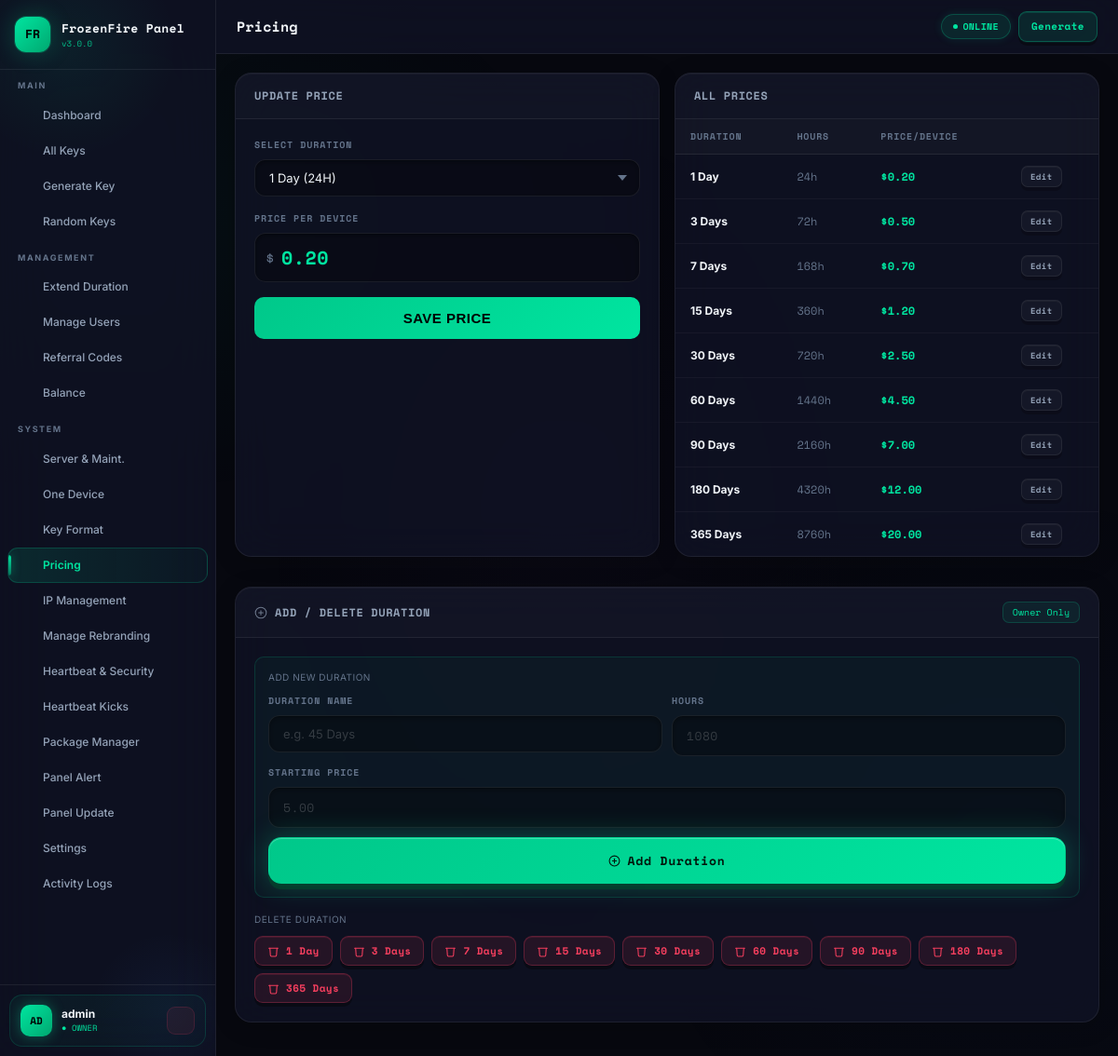
The app's page /pricing.php (signed in) with its own data.
### tables this page shows
CREATE TABLE IF NOT EXISTS `panel_settings` (
  `id`         int(11)      NOT NULL AUTO_INCREMENT,
  `skey`       varchar(100) NOT NULL,
  `svalue`     text         DEFAULT NULL,
  `updated_at` datetime     NOT NULL DEFAULT CURRENT_TIMESTAMP ON UPDATE CURRENT_TIMESTAMP,
  PRIMARY KEY (`id`),
  UNIQUE KEY `skey` (`skey`)
);

CREATE TABLE IF NOT EXISTS `prices` (
  `id`       int(11)       NOT NULL AUTO_INCREMENT,
  `duration` varchar(50)   NOT NULL,
  `hours`    int(11)       NOT NULL,
  `price`    decimal(8,2)  NOT NULL DEFAULT 0.00,
  PRIMARY KEY (`id`),
  UNIQUE KEY `duration` (`duration`)
);

### app/Config/db.php (called while the page is built, shortened)
<?php
class DB {
    private static ?DB $inst = null;
    private PDO $pdo;
    private function __construct() {
        $dsn = 'mysql:host='.DB_HOST.';dbname='.DB_NAME.';charset='.DB_CHARSET;
        try {
            $this->pdo = new PDO($dsn, DB_USER, DB_PASS, [
                PDO::ATTR_ERRMODE            => PDO::ERRMODE_EXCEPTION,
                PDO::ATTR_DEFAULT_FETCH_MODE => PDO::FETCH_OBJ,
                PDO::ATTR_EMULATE_PREPARES   => false,
            ]);
        } catch (PDOException $e) {
            http_response_code(500);
            die(json_encode(['ok'=>false,'msg'=>'DB connection failed']));
        }
    }
    public static function i(): self {
        if (!self::$inst) self::$inst = new self();
        return self::$inst;
    }
    public function q(string $sql, array $p = []): PDOStatement {
        $s = $this->pdo->prepare($sql);
        $s->execute($p);
        return $s;
    }
    public function one(string $sql, array $p = []): ?object {
        return $this->q($sql,$p)->fetch() ?: null;
    }
    public function all(string $sql, array $p = []): array {
        return $this->q($sql,$p)->fetchAll();
    }
}
function db(): DB { return DB::i(); }

### app/Helpers/security.php (called while the page is built, shortened)
<?php
require_once dirname(__DIR__).'/Config/db.php';
function getSetting(string $key, string $def=''): string {
    $r = db()->one("SELECT svalue FROM panel_settings WHERE skey=?",[$key]);
    return $r ? ($r->svalue ?? $def) : $def;
}

### pricing.php (the view, shortened to what this page needs)
<?php
require_once __DIR__.'/app/Config/db.php';
require_once __DIR__.'/app/Helpers/security.php';
$pageTitle='Pricing'; $activeNav='pricing';
require_once __DIR__.'/app/Views/Layout/header.php';
$prices  = db()->all("SELECT * FROM prices ORDER BY hours ASC");
$priceMap= [];
foreach ($prices as $p) $priceMap[$p->duration] = (float)$p->price;
$sel      = $_GET['dur'] ?? ($prices[0]->duration??'');
$selPrice = $priceMap[$sel]??0;
?>
<div class="g2">
  <div class="card">
    <div class="card-h"><span class="ct">Update Price</span></div>
    <div class="card-b">
      <div class="fg">
        <label class="fl">Select Duration</label>
        <select class="fi" id="durSel" onchange="onDurChange(this.value)">
          <?php foreach($prices as $p): ?>
          <option value="<?=htmlspecialchars($p->duration)?>" <?=$p->duration===$sel?'selected':''?>>
            <?=htmlspecialchars($p->duration)?> (<?=$p->hours>=720?round($p->hours/720).'M':($p->hours>=168?round($p->hours/24).'D':$p->hours.'H')?>)
          </option>
          <?php endforeach; ?>
        </select>
      </div>
      <div class="fg">
        <label class="fl">Price per Device</label>
        <div style="position:relative">
          <span style="position:absolute;left:12px;top:50%;transform:translateY(-50%);color:var(--muted);font-family:var(--mono);font-size:16px">$</span>
          <input class="fi fi-mono" type="number" id="priceInp"
            value="<?=number_format($selPrice,2)?>"
            step="0.01" min="0"
            style="padding-left:28px;font-size:20px;font-weight:800;color:var(--acc)">
        </div>
      </div>
      <button onclick="savePrice()" id="saveBtn"
        style="width:100%;padding:14px;background:linear-gradient(135deg,#00c88a,#00e5a0);border:none;border-radius:10px;color:#000;font-weight:900;font-size:15px;cursor:pointer;letter-spacing:.5px;transition:.2s;display:flex;align-items:center;justify-content:center;gap:8px">
        <span id="saveBtnTxt">SAVE PRICE</span>
      </button>
    </div>
  </div>
  <div class="card">
    <div class="card-h"><span class="ct">All Prices</span></div>
    <div class="tw"><table>
      <thead><tr><th>Duration</th><th>Hours</th><th>Price/Device</th><th></th></tr></thead>
      <tbody>
        <?php foreach($prices as $p): ?>
        <tr>
          <td style="font-weight:700"><?=htmlspecialchars($p->duration)?></td>
          <td style="font-family:var(--mono);color:var(--muted)"><?=$p->hours?>h</td>
          <td style="color:var(--acc);font-family:var(--mono);font-weight:700" id="pval-<?=md5($p->duration)?>">$<?=number_format((float)$p->price,2)?></td>
          <td><button class="btn btn-ghost btn-xs" onclick="selectDur('<?=htmlspecialchars(addslashes($p->duration))?>')">Edit</button></td>
        </tr>
        <?php endforeach; ?>
      </tbody>
    </table></div>
  </div>
</div>
<div class="card" style="margin-top:16px">
  <div class="card-h">
    <span class="ct">
      <svg viewBox="0 0 24 24" fill="none" stroke="currentColor" stroke-width="1.8" stroke-linecap="round" stroke-linejoin="round" width="14" height="14"><circle cx="12" cy="12" r="10"/><line x1="12" y1="8" x2="12" y2="16"/><line x1="8" y1="12" x2="16" y2="12"/></svg>
      Add / Delete Duration
    </span>
    <span class="owner-only">Owner Only</span>
  </div>
  <div class="card-b">
    <div style="background:rgba(0,229,160,.04);border:1px solid rgba(0,229,160,.15);border-radius:10px;padding:14px;margin-bottom:16px">
      <div style="font-size:10px;color:var(--muted);text-transform:uppercase;letter-spacing:.5px;margin-bottom:10px">Add New Duration</div>
      <div class="g2" style="gap:10px;margin-bottom:10px">
        <div class="fg" style="margin:0">
          <label class="fl">Duration Name</label>
          <input class="fi" id="newDurName" placeholder="e.g. 45 Days">
        </div>
        <div class="fg" style="margin:0">
          <label class="fl">Hours</label>
          <input class="fi fi-mono" type="number" id="newDurHours" placeholder="1080" min="1">
        </div>
      </div>
      <div class="fg" style="margin-bottom:10px">
        <label class="fl">Starting Price</label>
        <input class="fi fi-mono" type="number" id="newDurPrice" placeholder="5.00" step="0.01" min="0">
      </div>
      <button onclick="addDuration()" class="btn btn-acc btn-full">
        <svg viewBox="0 0 24 24" fill="none" stroke="currentColor" stroke-width="1.8" stroke-linecap="round" stroke-linejoin="round" width="13" height="13"><circle cx="12" cy="12" r="10"/><line x1="12" y1="8" x2="12" y2="16"/><line x1="8" y1="12" x2="16" y2="12"/></svg>
        Add Duration
      </button>
    </div>
    <div style="font-size:10px;color:var(--muted);text-transform:uppercase;letter-spacing:.5px;margin-bottom:10px">Delete Duration</div>
    <div style="display:flex;gap:8px;flex-wrap:wrap">
      <?php foreach($prices as $p): ?>
      <button class="btn btn-red btn-sm" onclick="delDuration('<?=htmlspecialchars(addslashes($p->duration))?>')">
        <svg viewBox="0 0 24 24" fill="none" stroke="currentColor" stroke-width="1.8" stroke-linecap="round" stroke-linejoin="round" width="11" height="11"><polyline points="3 6 5 6 21 6"/><path d="M19 6l-1 14a2 2 0 0 1-2 2H8a2 2 0 0 1-2-2L5 6"/></svg>
        <?=htmlspecialchars($p->duration)?>
      </button>
      <?php endforeach; ?>
    </div>
  </div>
</div>
<?php require_once __DIR__.'/app/Views/Layout/footer.php'; ?>

### app/Views/Layout/header.php (shortened to what this page needs)
<?php
require_once dirname(dirname(__DIR__)).'/Config/db.php';
require_once dirname(dirname(__DIR__)).'/Helpers/security.php';
$panelName  = getSetting('panel_name','HB Panel');
$panelLogo  = getSetting('panel_logo','');
$maintMode  = getSetting('maintenance_mode','0') === '1';
$pageTitle  = $pageTitle ?? 'Dashboard';
$activeNav  = $activeNav ?? '';
$ulevel     = (int)($_SESSION['ulevel'] ?? 3);
$uname      = $_SESSION['uname'] ?? 'User';
$levelNames = [1=>'Owner',2=>'Admin',3=>'Reseller'];
$levelLabel = $levelNames[$ulevel] ?? 'User';
function ico($name) {
    return $icons[$name] ?? '';
}
$navItems = [
  'dashboard' => ['ico'=>ico('dashboard'),'label'=>'Dashboard',       'href'=>'/dashboard.php', 'min'=>3],
  'allkeys'   => ['ico'=>ico('keys'),     'label'=>'All Keys',         'href'=>'/keys.php',      'min'=>3],
  'generate'  => ['ico'=>ico('generate'), 'label'=>'Generate Key',     'href'=>'/generate.php',  'min'=>3],
  'genrandom' => ['ico'=>ico('random'),   'label'=>'Random Keys',      'href'=>'/genrandom.php', 'min'=>3],
  'extend'    => ['ico'=>ico('extend'),   'label'=>'Extend Duration',  'href'=>'/extend.php',    'min'=>2],
  'users'     => ['ico'=>ico('users'),    'label'=>'Manage Users',     'href'=>'/users.php',     'min'=>2],
  'referral'  => ['ico'=>ico('referral'), 'label'=>'Referral Codes',   'href'=>'/referral.php',  'min'=>2],
  'balance'   => ['ico'=>ico('balance'),  'label'=>'Balance',          'href'=>'/balance.php',   'min'=>2],
  'panelset'  => ['ico'=>ico('server'),   'label'=>'Server & Maint.',  'href'=>'/panelset.php',  'min'=>1],
  'onedevice' => ['ico'=>ico('onedevice'),'label'=>'One Device',       'href'=>'/onedevice.php', 'min'=>1],
  'keyformat' => ['ico'=>ico('keyformat'),'label'=>'Key Format',       'href'=>'/keyformat.php', 'min'=>1],
  'pricing'   => ['ico'=>ico('pricing'),  'label'=>'Pricing',          'href'=>'/pricing.php',   'min'=>1],
  'iplimit'   => ['ico'=>ico('iplimit'),  'label'=>'IP Management',    'href'=>'/iplimit.php',   'min'=>1],
  'rebranding' => ['ico'=>ico('lib'),      'label'=>'Manage Rebranding','href'=>'/manage_rebranding.php', 'min'=>1],
  'heartbeat'  => ['ico'=>ico('heartbeat'),'label'=>'Heartbeat & Security','href'=>'/heartbeat.php', 'min'=>1],
  'kicks'      => ['ico'=>ico('zap'),      'label'=>'Heartbeat Kicks',      'href'=>'/heartbeatkicks.php','min'=>1],
  'pkg_manager'=> ['ico'=>ico('keys'),      'label'=>'Package Manager',      'href'=>'/pkg_manager.php','min'=>1],
  'panelalert'  => ['ico'=>ico('telegram'), 'label'=>'Panel Alert',      'href'=>'/panelalert.php', 'min'=>1],
  'panelupdate' => ['ico'=>ico('update'),   'label'=>'Panel Update',     'href'=>'/panelupdate.php','min'=>1],
  'settings'  => ['ico'=>ico('settings'), 'label'=>'Settings',         'href'=>'/settings.php',  'min'=>1],
  'logs'      => ['ico'=>ico('logs'),     'label'=>'Activity Logs',    'href'=>'/logs.php',      'min'=>1],
];
?>
<!DOCTYPE html>
<html lang="en">
<head>
<link rel="stylesheet" href="/assets/css/panel.css?v=10">
</head>
<body>
<div class="app">
<nav class="sidebar" id="sidebar">
  <div class="sb-logo">
    <div class="logo-box <?= $panelLogo?'':'logo-box-default' ?>">
      <?php if($panelLogo): ?>
        <img src="<?= htmlspecialchars($panelLogo) ?>" alt="Logo" style="width:100%;height:100%;object-fit:cover;border-radius:10px">
      <?php else: ?>
        <?= strtoupper(substr($panelName,0,2)) ?>
      <?php endif; ?>
    </div>
    <div>
      <div class="logo-name"><?= htmlspecialchars($panelName) ?></div>
      <div class="logo-ver">v<?= getSetting('panel_version','3.0.0') ?></div>
    </div>
  </div>
  <div class="sb-nav">
    <div class="sb-sec">
      <span class="sb-lbl">Main</span>
      <?php foreach(['dashboard','allkeys','generate','genrandom'] as $k):
        $item=$navItems[$k]; if($ulevel>$item['min']) continue; ?>
      <a href="<?=$item['href']?>" class="ni <?=$activeNav===$k?'on':''?>">
        <span class="ni-ico"><?=$item['ico']?></span><?=$item['label']?>
      </a>
      <?php endforeach; ?>
    </div>
    <?php if($ulevel<=2): ?>
    <div class="sb-sec">
      <span class="sb-lbl">Management</span>
      <?php foreach(['extend','users','referral','balance'] as $k):
        $item=$navItems[$k]; if($ulevel>$item['min']) continue; ?>
      <a href="<?=$item['href']?>" class="ni <?=$activeNav===$k?'on':''?>">
        <span class="ni-ico"><?=$item['ico']?></span><?=$item['label']?>
      </a>
      <?php endforeach; ?>
    </div>
    <?php endif; ?>
    <?php if($ulevel===1): ?>
    <div class="sb-sec">
      <span class="sb-lbl">System</span>
      <?php foreach(['panelset','onedevice','keyformat','pricing','iplimit','rebranding','heartbeat','kicks','pkg_manager','panelalert','panelupdate','settings','logs'] as $k):
        $item=$navItems[$k]; ?>
      <a href="<?=$item['href']?>" class="ni <?=$activeNav===$k?'on':''?>">
        <span class="ni-ico"><?=$item['ico']?></span><?=$item['label']?>
      </a>
      <?php endforeach; ?>
    </div>
    <?php endif; ?>
  </div>
  <div class="sb-foot">
    <div class="uc">
      <div class="ua ua-<?=strtolower($levelLabel)?>"><?=strtoupper(substr($uname,0,2))?></div>
      <div style="flex:1;min-width:0">
        <div class="un"><?=htmlspecialchars($uname)?></div>
        <div class="ur ur-<?=strtolower($levelLabel)?>">● <?=strtoupper($levelLabel)?></div>
      </div>
      <a href="/logout.php" class="lout" title="Logout"><?=ico('logout')?></a>
    </div>
  </div>
</nav>
<div class="main">
  <div class="topbar">
    <div style="display:flex;align-items:center;gap:12px">
      <a href="/dashboard.php" style="text-decoration:none"><div class="pg-title" style="color:var(--text)"><?=htmlspecialchars($pageTitle)?></div></a>
    </div>
    <div class="topbar-r">
      <?php if($maintMode): ?>
        <span class="pill p-warn"><span class="dot"></span>MAINTENANCE</span>
      <?php else: ?>
        <span class="pill p-on"><span class="dot"></span>ONLINE</span>
      <?php endif; ?>
      <a href="/generate.php" class="btn btn-acc btn-sm"><?=ico('generate')?> Generate</a>
    </div>
  </div>
  <div class="content">

### app/Views/Layout/footer.php (shortened to what this page needs)
  </div>
</div>
</div>
</body>
</html>

### records on screen
panel_settings: svalue "FR", svalue "FrozenFire Panel"
panel_settings: svalue "3.0.0"
prices: duration "0.20", duration "1 Day", hours "24", price "0.20"
prices: duration "3 Days", hours "72", price "0.50"
prices: duration "7 Days", hours "168", price "0.70"
prices: duration "15 Days", hours "360", price "1.20"
prices: duration "30 Days", hours "720", price "2.50"
prices: duration "60 Days", hours "1440", price "4.50"
prices: duration "90 Days", hours "2160", price "7.00"
prices: duration "180 Days", hours "4320", price "12.00"
prices: duration "365 Days", hours "8760", price "20.00"

### other values on screen
$item['label'] "Dashboard"
$item['label'] "All Keys"
$item['label'] "Generate Key"
$item['label'] "Random Keys"
$item['label'] "Extend Duration"
$item['label'] "Manage Users"
$item['label'] "Referral Codes"
$item['label'] "Balance"
$item['label'] "Server & Maint."
$item['label'] "One Device"
$item['label'] "Key Format"
$item['label'] "Pricing"
$item['label'] "IP Management"
$item['label'] "Manage Rebranding"
$item['label'] "Heartbeat & Security"
